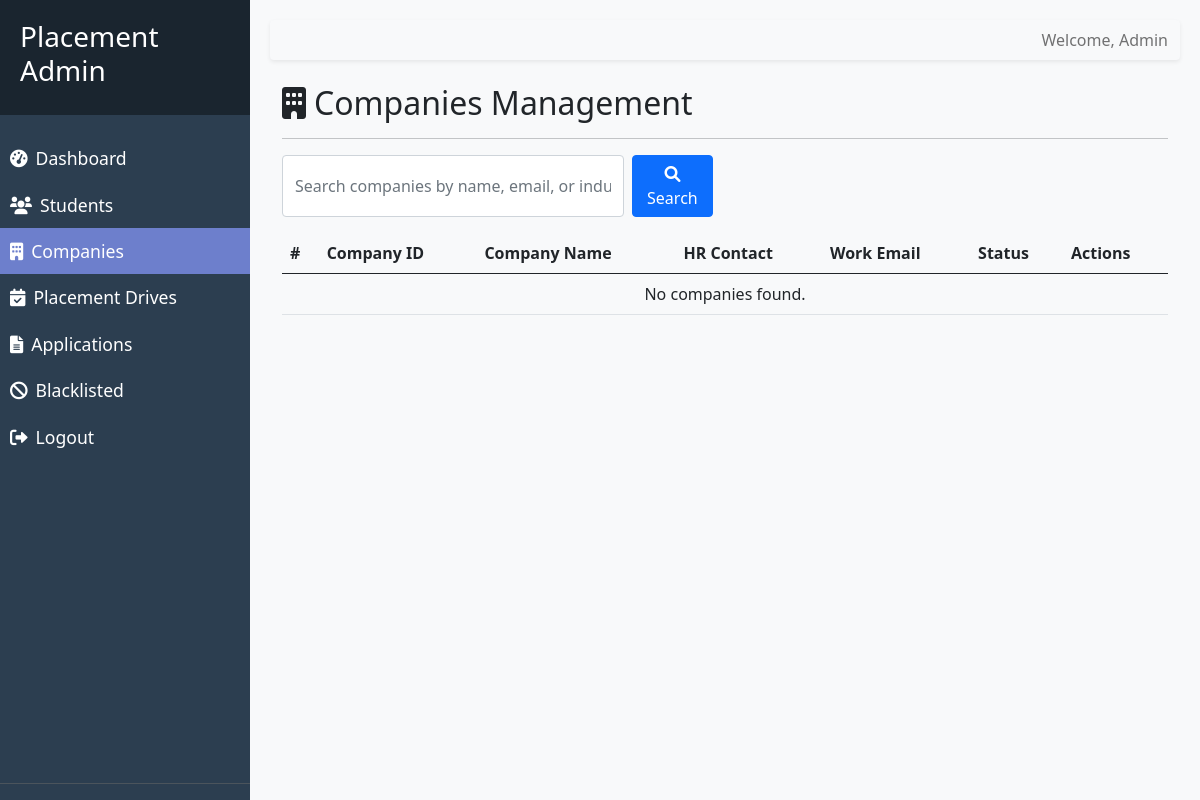
The page /admin/companies (signed in) on the database as committed earlier.
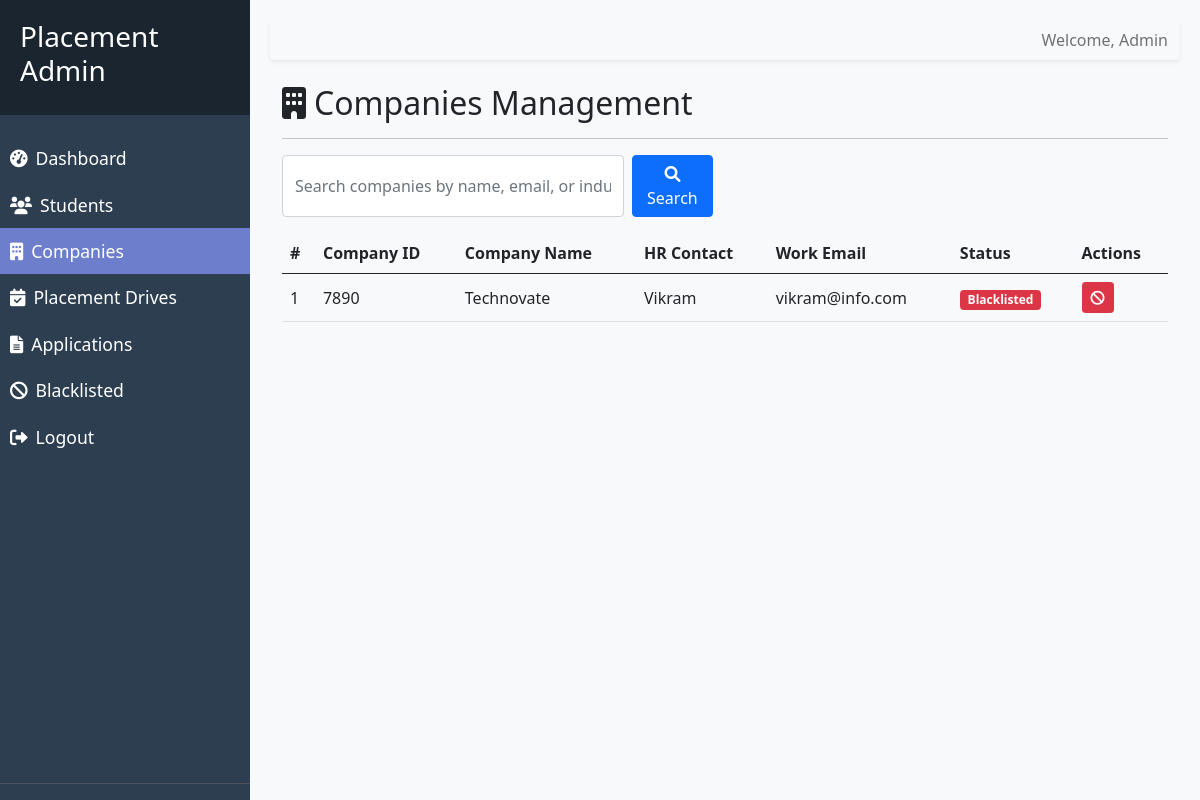
The same page on the database as committed later.
### models/company_profile.py (models this page shows, shortened)
class CompanyProfile(db.Model):
    __tablename__ = "company_profiles"
    id = db.Column(db.Integer, primary_key=True)
    account_id = db.Column(db.Integer, db.ForeignKey("accounts.id"), unique=True, nullable=False)
    name = db.Column(db.String(255), nullable=False)
    company_id_field = db.Column(db.String(100), unique=True, nullable=False)
    website_url = db.Column(db.String(255), nullable=True)
    industry_type = db.Column(db.String(255), nullable=True)
    location = db.Column(db.String(255), nullable=True)
    approval_status = db.Column(
        db.Enum(ApprovalAction),
        nullable=False,
        default=ApprovalAction.PENDING,
        index=True
    )
    hr_contact = db.Column(db.String(255), nullable=False)
    work_email = db.Column(db.String(255), unique=True, nullable=False)
    @property
    def is_blacklisted(self) -> bool:
        from models.blacklist_entry import BlacklistEntry
        return BlacklistEntry.query.filter_by(entity_type='company', entity_id=self.id).first() is not None

### routes/moderation_routes.py (the view, shortened to what this page needs)
@admin_bp.route("/companies", endpoint="companies")
def list_corporate_partners():
    search_query = request.args.get('q', '').strip()
    from models import CompanyProfile
    query = CompanyProfile.query.join(Account).filter(Account.role == AccountRole.COMPANY.value)
    company_profiles = query.all()
    return render_template("admin/companies.html", companies=company_profiles, search_query=search_query)

### routes/moderation_routes.py (called while the page is built)
@admin_bp.before_request
def admin_required():
    if session.get("role") != "admin":
        return redirect(url_for("auth.admin_login"))

### templates/admin/companies.html (shortened to what this page needs)
{% extends 'base_admin.html' %}
{% block content %}
<div class="container-fluid">
    <div class="row">
        <div class="col-12">
            <h2><i class="fas fa-building me-2"></i>Companies Management</h2>
            <hr>
            <div class="row mb-3">
                <div class="col-md-6">
                    <form action="{{ url_for('admin.companies') }}" method="GET" class="d-flex">
                        <input type="text" name="q" class="form-control me-2"
                            placeholder="Search companies by name, email, or industry..."
                            value="{{ search_query or '' }}">
                        <button type="submit" class="btn btn-primary"><i class="fas fa-search"></i> Search</button>
                    </form>
                </div>
            </div>
            <div class="portal-panel mt-3">
                <div class="table-responsive">
                    <table class="table table-hover align-middle mb-0">
                        <thead class="bg-light border-bottom">
                            <tr>
                                <th>#</th>
                                <th>Company ID</th>
                                <th>Company Name</th>
                                <th>HR Contact</th>
                                <th>Work Email</th>
                                <th>Status</th>
                                <th>Actions</th>
                            </tr>
                        </thead>
                        <tbody>
                            {% for company in companies %}
                            <tr>
                                <td>{{ loop.index }}</td>
                                <td>{{ company.company_id_field }}</td>
                                <td>{{ company.name }}</td>
                                <td>{{ company.hr_contact }}</td>
                                <td>{{ company.work_email }}</td>
                                <td>
                                    {% if company.is_blacklisted %}
                                    <span class="badge bg-danger">Blacklisted</span>
                                    {% else %}
                                    {{ company.account.account_state | status_badge }}
                                    {% endif %}
                                </td>
                                <td>
                                    <div class="d-flex gap-1">
                                        <form
                                            action="{{ url_for('admin.blacklist_entity', entity_type='company', entity_id=company.id) }}"
                                            method="POST" class="d-inline">
                                            <button type="submit" class="btn btn-sm btn-danger" title="Blacklist"
                                                onclick="return confirm('Are you sure you want to blacklist this company?')">
                                                <i class="fas fa-ban"></i>
                                            </button>
                                        </form>
                                    </div>
                                </td>
                            </tr>
                            {% else %}
                            <tr>
                                <td colspan="7" class="text-center">
                                    {% if search_query %}
                                    No matching records found for "{{ search_query }}".
                                    {% else %}
                                    No companies found.
                                    {% endif %}
                                </td>
                            </tr>
                            {% endfor %}
                        </tbody>
                    </table>
                </div>
            </div>
        </div>
    </div>
    {% endblock %}

### templates/base_admin.html (shortened to what this page needs)
<!DOCTYPE html>
<html lang="en">
<head>
    <link href="{{ url_for('static', filename='bootstrap-5.0.2-dist/css/bootstrap.min.css') }}" rel="stylesheet">
    <link href="https://cdnjs.cloudflare.com/ajax/libs/font-awesome/6.0.0/css/all.min.css" rel="stylesheet">
</head>
<body>
<nav id="sidebar">
        <div class="sidebar-header">
            <h3>Placement Admin</h3>
        </div>
        <ul class="list-unstyled components">
            <li class="{% if request.endpoint == 'admin.dashboard' %}active{% endif %}">
                <a href="{{ url_for('admin.dashboard') }}"><i class="fas fa-tachometer-alt me-2"></i>Dashboard</a>
            </li>
            <li class="{% if request.endpoint == 'admin.students' %}active{% endif %}">
                <a href="{{ url_for('admin.students') }}"><i class="fas fa-users me-2"></i>Students</a>
            </li>
            <li class="{% if request.endpoint == 'admin.companies' %}active{% endif %}">
                <a href="{{ url_for('admin.companies') }}"><i class="fas fa-building me-2"></i>Companies</a>
            </li>
            <li class="{% if request.endpoint == 'admin.drives' %}active{% endif %}">
                <a href="{{ url_for('admin.drives') }}"><i class="fas fa-calendar-check me-2"></i>Placement Drives</a>
            </li>
            <li class="{% if request.endpoint == 'admin.applications' %}active{% endif %}">
                <a href="{{ url_for('admin.applications') }}"><i class="fas fa-file-alt me-2"></i>Applications</a>
            </li>
            <li class="{% if request.endpoint == 'admin.blacklisted' %}active{% endif %}">
                <a href="{{ url_for('admin.blacklisted') }}"><i class="fas fa-ban me-2"></i>Blacklisted</a>
            </li>
            <li>
                <a href="{{ url_for('auth.logout') }}"><i class="fas fa-sign-out-alt me-2"></i>Logout</a>
            </li>
        </ul>
    </nav>
<div id="content">
        <nav class="navbar navbar-expand-lg navbar-light bg-light mb-4 shadow-sm rounded">
            <div class="container-fluid">
                <div class="ms-auto">
                    <span class="navbar-text">
                        Welcome, Admin
                    </span>
                </div>
            </div>
        </nav>
        {% block content %}{% endblock %}
    </div>
</body>
</html>

### templates/base_admin.html (style rules this page uses)
body { display: flex; min-height: 100vh; background-color: #f8f9fa; }
#sidebar { min-width: 250px; max-width: 250px; background: #2c3e50; color: white; transition: all 0.3s; height: 100vh; position: fixed; display: flex; flex-direction: column; }
.components { overflow-y: auto; flex-grow: 1; }
#content { margin-left: 250px; width: calc(100% - 250px); padding: 20px; min-height: 100vh; transition: all 0.3s; }
#sidebar .sidebar-header { padding: 20px; background: #1a252f; }
#sidebar ul.components { padding: 20px 0; border-bottom: 1px solid #4b545c; }
#sidebar ul li a { padding: 10px; font-size: 1.1em; display: block; color: white; text-decoration: none; }
#sidebar ul li.active>a { color: #fff; background: #6d7fcc; }

Rows that differ between the two databases and show on the page:
added CompanyProfile: company_id_field "7890", name "Technovate", hr_contact "Vikram", work_email "vikram@info.com", shows "Blacklisted"
Other text that changed with them:
text no longer shown: "No companies found."
